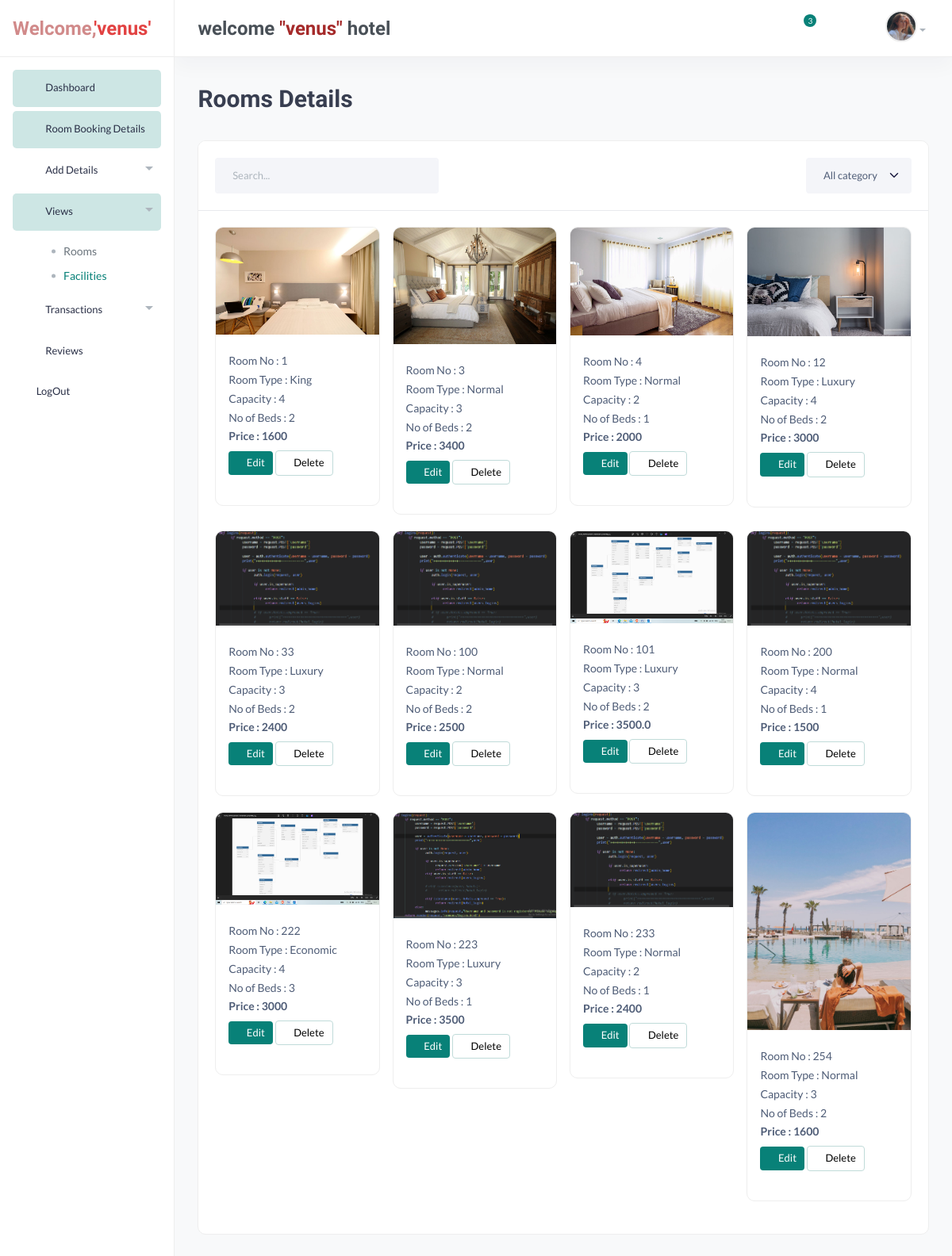
The page /Hotel/View/Rooms/ (signed in) on the database as committed earlier.
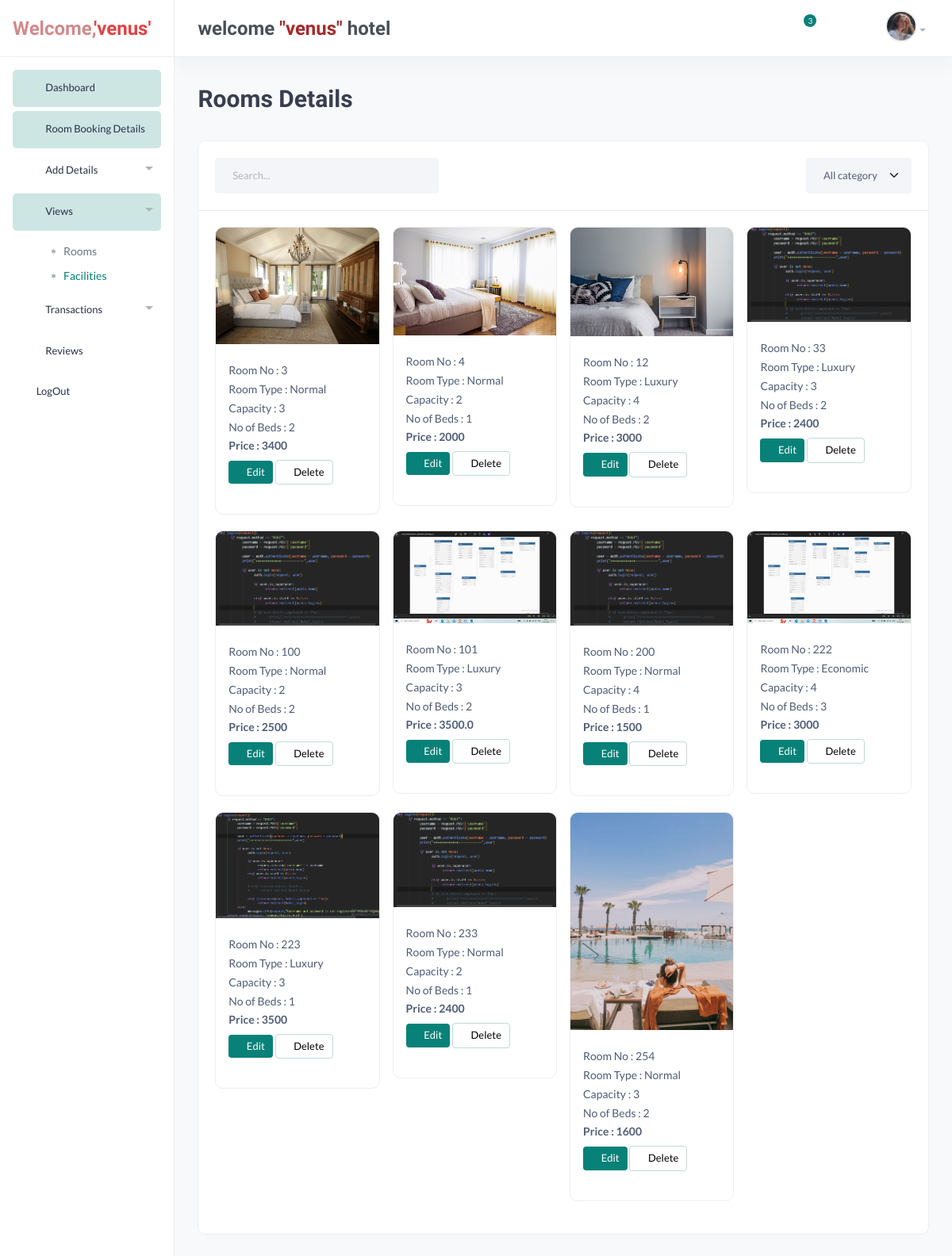
The same page on the database as committed later.
### home/models.py (models this page shows)
class Room(models.Model):
    ROOM_TYPES = (
        ('King', 'King'),
        ('Luxury', 'Luxury'),
        ('Normal', 'Normal'),
        ('Economic', 'Economic'),
    )
    hotel = models.ForeignKey(Hotel, on_delete = models.CASCADE)
    room_number = models.IntegerField(primary_key=True)
    capacity = models.SmallIntegerField()
    number_of_beds = models.SmallIntegerField()
    room_type = models.CharField(max_length=20, choices=ROOM_TYPES)
    price = models.CharField(max_length=7,null=True,blank=True)
    floor_number = models.IntegerField()
    photo = models.ImageField(upload_to = 'media', blank = True, null = True)
    is_deleted = models.BooleanField(default = False)
    def __str__(self):
        return str(self.room_number)

### hotels/views.py (the view)
# urls.py: path('Hotel/View/Rooms/', views.hotels_view_room_details, name= 'hotels_view_room_details'),
def hotels_view_room_details(request):
      if 'hotel_id' in request.session:
            hotel_id = request.session['hotel_id']
            hotel = get_object_or_404(Hotel, id = hotel_id)
            print("================================",hotel.hotel_name)
            rooms = Room.objects.filter(is_deleted = False, hotel = hotel)
            print("==========================================",rooms)
      return render(request,'hotels/hotels_view_room_details.html', {'rooms' : rooms, 'hotel' : hotel})

### templates/hotels/hotels_view_room_details.html (shortened to what this page needs)
{% include 'hotels/hotel-base.html' %}
{% include 'hotels/hotel-navigation.html' %}
{% block content%}
<section class="content-main">
      <div class="content-header">
          <div>
              <h2 class="content-title card-title">Rooms Details</h2>
          </div>
          <br>
      </div>
      <div class="card mb-4">
          <header class="card-header">
              <div class="row gx-3">
                  <div class="col-lg-4 col-md-6 me-auto">
                      <input type="text" placeholder="Search..." class="form-control">
                  </div>
                  <div class="col-lg-2 col-6 col-md-3">
                      <select class="form-select">
                          <option>All category</option>
                      </select>
                  </div>
              </div>
          </header>
          <div class="card-body ">
              <div class="row  gx-3 row-cols-1 row-cols-sm-2 row-cols-md-3 row-cols-xl-4 row-cols-xxl-5">
                  {% for i in rooms %}
                  <div class="col">
                      <div class="card card-product-grid ">
                            <a href="#" class="img-wrap">
                                <img src="{{ i.photo.url }}" alt="room_photos">
                            </a>
                          <div class="info-wrap">
                              <p class="title text-truncate">Room No : {{i.room_number}}</p>
                              <p class="title text-truncate">Room Type : {{i.room_type}}</p>
                              <p class="title text-truncate">Capacity  : {{i.capacity}}</p>
                              <p class="title text-truncate">No of Beds : {{i.number_of_beds}}</p>
                              <div class="price mb-2">Price : {{i.price}}</div>
                              <a href="{% url 'update_room_details' i.room_number %}" class="btn btn-sm font-sm rounded btn-brand">
                                <i class="material-icons md-edit"></i> Edit
                              </a>
                              <a href="{% url 'delete_room' i.room_number %}" class="btn btn-sm font-sm btn-light  rounded" >
                                  <i class="material-icons md-delete_forever"></i> Delete
                              </a>
                          </div><br>
                      </div>
                  </div>
                  {% endfor %}
              </div>
          </div>
      </div>
  </section>
{% endblock content%}

Rows that differ between the two databases and show on the page:
no longer on this page (row edited): Room: photo (picture), room_number "1", room_type "King", capacity "4", number_of_beds "2", price "1600"
